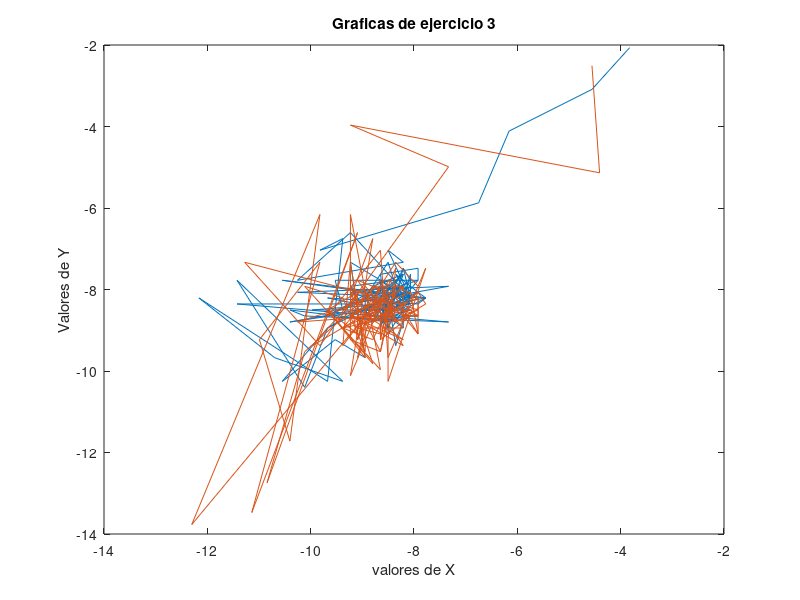

Source code (MATLAB):
clc
clear all
close all

M = load("matriz.dat",'-ascii')
[n, m] = size(M) % Guardo el otput de las dimensiones en dos variables distintas n->filas m->columnas
v1 = M(2,:)
v2 = M(4,:)
v3 = M(:,2)
Z = zeros(n,m)
O = ones(n,m)
save("ejercicio3p1.mat", 'n', 'm', 'v1', 'v2', 'v3', 'Z', 'O')
x1 = M(:,2)
y1 = M(:,4)
x2 = M(:,1)
y2 = M(:,3)
f1 = figure
plot(x1,y1)
title("Graficas de ejercicio 3")
ylabel("Valores de Y")
xlabel("valores de X")
hold on
plot(x2,y2)
hold off
saveas(f1,'grafica3p1','jpeg')





